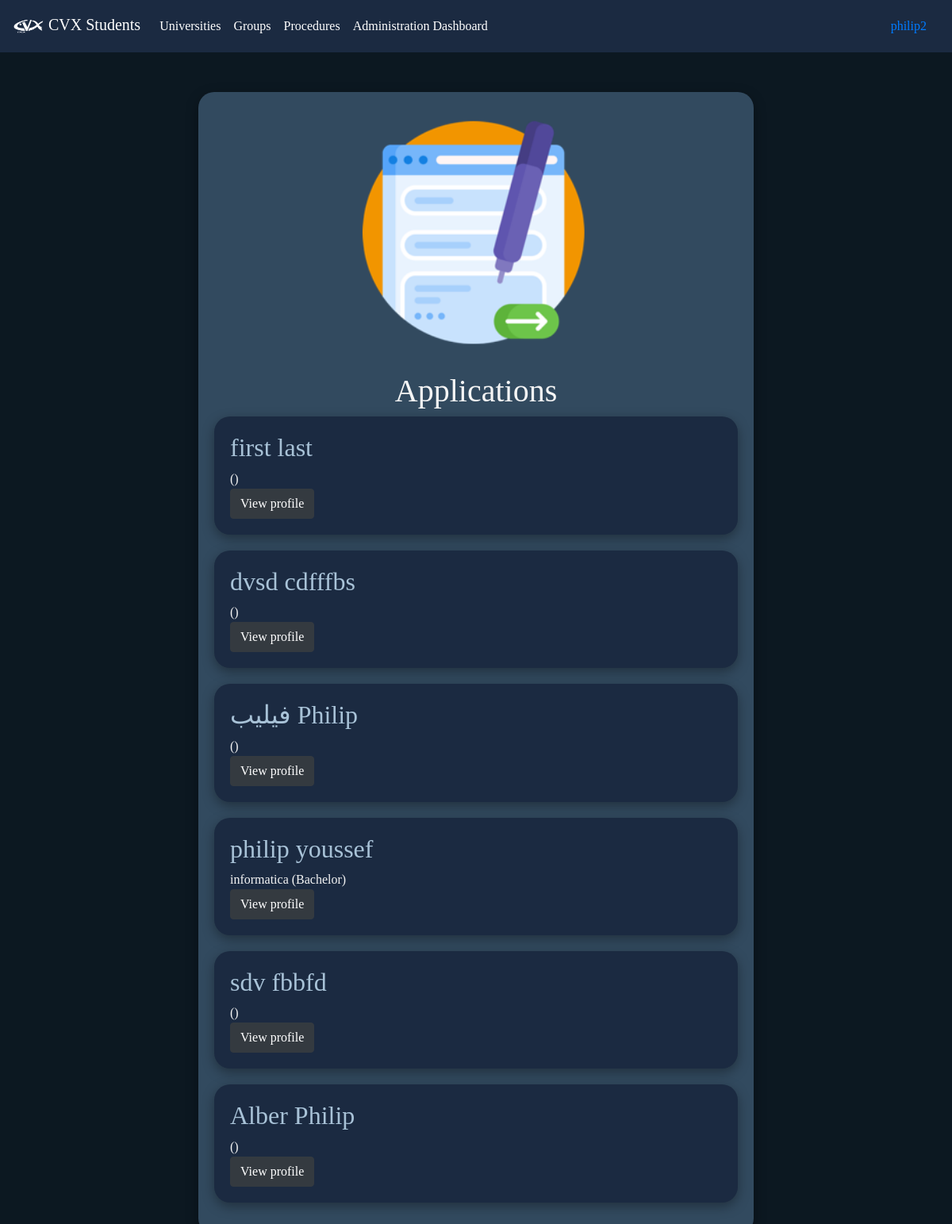
The page /accounts/applications_requests/ (signed in) on the database as committed earlier.
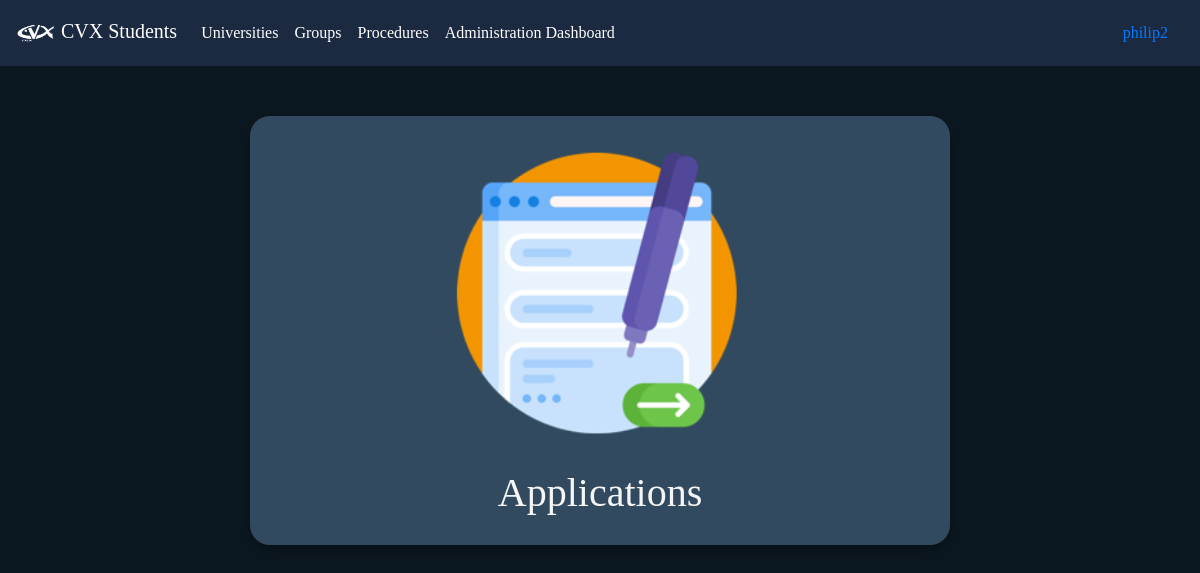
The same page on the database as committed later.
### users/models.py (models this page shows, shortened)
class Profile(models.Model):
    user                    = models.OneToOneField(User, on_delete=models.CASCADE)
    resedence               = models.CharField(max_length=100)
    cvx_acceptance          = models.IntegerField(default = 0)
    current_procedure       = models.ForeignKey(Procedure, null=True, blank=True, on_delete=models.SET_NULL)
    current_procedure_completed = models.BooleanField(default=0)
    current_procedure_step  = models.ForeignKey(ProcedureStep, null=True, blank=True, on_delete=models.SET_NULL)
    step_status             = models.IntegerField( default=1)
    step_note               = models.TextField(blank=True)
    steps_log               = models.JSONField(default=dict, blank=True)
    cv                      = models.URLField(blank=True)
    phone_numer             = models.CharField(max_length = 100 ,blank=True)
    study_log               = models.JSONField(default=dict, blank=True)
    followed_scholarships   = models.JSONField(default=dict, blank=True)
    earned_scholarships     = models.JSONField(default=dict, blank=True)
    branch_of_interest      = models.CharField(max_length = 100 ,blank=True)
    branch_of_interest_degree_type      = models.CharField(max_length = 100 , choices=[('Bachelor','Bachelor'), ('Master','Master'), ('PHD','PHD')],blank=True)

### users/views.py (the view)
# urls.py: path('applications_requests/', applications_requests, name='applications_requests'),
def applications_requests(request):
    if len(administration_profile.objects.filter(user=request.user)) > 0:
        applications = Profile.objects.filter(cvx_acceptance = 0)
        return render(request, 'applications_requests.html', {'applications': applications})
    else:
        return render(request, 'access_denied.html', {'message_title':'Access Denied', 'message_detail': "you can't view this page, because you are not in the cvx administration"})

### users/templates/applications_requests.html
{% extends "general_form.html" %}
{% load static %}
{% block in_form %}
    <img src="{% static 'images/form.png' %}" style="width: 100%;" alt="">
    <br><br>
    <h1>Applications</h1>
    {% for application in applications %}
        <div class="list_item">
            <h2>{{ application.user.first_name }} {{ application.user.last_name }} </h2>
            <p>{{ application.branch_of_interest }}  ({{ application.branch_of_interest_degree_type }})</p>
            <a class="btn btn-dark" href="{% url 'profile' user_id=application.user.pk %}">View profile</a>
        </div>
    {% endfor %}
{% endblock %}

### users/templates/general_form.html (shortened to what this page needs)
{% load static %}
<!DOCTYPE html>
<html lang="en">
<head>
   <link rel="stylesheet" href="{% static 'css/style.css' %}  ">
   <link rel="stylesheet" href="https://cdn.jsdelivr.net/npm/bootstrap@4.3.1/dist/css/bootstrap.min.css">
   <link rel="stylesheet" href="https://cdn.jsdelivr.net/npm/bootstrap-select@1.13.14/dist/css/bootstrap-select.min.css">
</head>
<body style="background-color: #0c1821;color: #a8c2d7;">
   {% include 'navbar.html' %}
   <div class="outter_form">
        {% block in_form %}{% endblock %}
   </div>
</body>
</html>

### users/templates/navbar.html (shortened to what this page needs)
{% load static %}
<nav class="navbar navbar-expand-lg navbar-dark" style="background-color: #1b2a41 !important;position: fixed; width: 100%;top: 0px;">
    <a class="navbar-brand" href="{% url 'home' %}"><img src="{% static 'images/cvx.png' %}" style="width: 40px;" alt=""> CVX Students</a>
    <div class="collapse navbar-collapse" id="navbarSupportedContent">
      <ul class="navbar-nav mr-auto">
        {% if not user.is_anonymous %}
            <li class="nav-item active">
                <a class="nav-link" href="{% url 'view_universities' %}">Universities</a>
            </li>
            <li class="nav-item active">
                <a class="nav-link" href="{% url 'view_support_groups' %}">Groups </a>
            </li>
            <li class="nav-item active">
                <a class="nav-link" href="{% url 'view_procedures' %}">Procedures</a>
            </li>
            {% if user.administration_profile %}
                <li class="nav-item active">
                    <a class="nav-link" href="{% url 'administration_dashboard' %}">Administration Dashboard</a>
                </li>
            {% endif %}
        {% endif %}
      </ul>
    {% if user.is_anonymous %}
        <li class="form-inline my-2 my-lg-0">
            <a class="nav-link" href="{% url 'login' %}">Login</a>
        </li>
        <li class="form-inline my-2 my-lg-0">
            <a class="nav-link" href="{% url 'create_user_account' %}">Signup</a>
        </li>
    {% else %}
        <li class="form-inline my-2 my-lg-0">
            <a class="nav-link" href="{% url 'profile' user.pk %}">{{ user }}</a>
        </li>
    {% endif %}
    </div>
  </nav>
  <br><br><br><br>

### users/static/css/style.css (style rules this page uses)
body { font-family: 'Comfortaa' !important; }
.outter_form { background-color: #324a5f; width: 100%; padding:20px; max-width: 700px; margin: 0 auto; margin-top: 20px; margin-bottom: 20px; border-radius: 20px; box-shadow: rgba(0, 0, 0, 0.35) 0px 5px 15px; }
.navbar { background-color: #324a5f; }
h1 { color: #f5f5f5; text-align: center; }

Rows that differ between the two databases and show on the page:
removed Profile: user.first_name "first", user.last_name "last"
removed Profile: user.first_name "dvsd", user.last_name "cdfffbs"
removed Profile: user.first_name "فيليب", user.last_name "Philip"
removed Profile: user.first_name "philip", user.last_name "youssef", branch_of_interest "informatica", branch_of_interest_degree_type "Bachelor"
removed Profile: user.first_name "sdv", user.last_name "fbbfd"
removed Profile: user.first_name "Alber", user.last_name "Philip"
